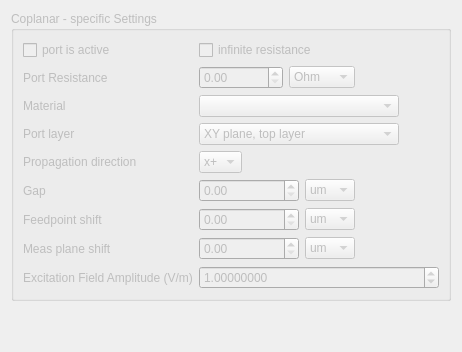
               <widget class="QWidget" name="Coplanar">
                <attribute name="title">
                 <string>Coplanar</string>
                </attribute>
                <layout class="QVBoxLayout" name="verticalLayout_30">
                 <item>
                  <widget class="QGroupBox" name="coplanarPortSettingsGroup">
                   <property name="enabled">
                    <bool>false</bool>
                   </property>
                   <property name="title">
                    <string>Coplanar - specific Settings</string>
                   </property>
                   <layout class="QGridLayout" name="gridLayout_19">
                    <item row="2" column="0">
                     <widget class="QLabel" name="label_77">
                      <property name="text">
                       <string>Material</string>
                      </property>
                     </widget>
                    </item>
                    <item row="5" column="1">
                     <layout class="QHBoxLayout" name="horizontalLayout_34">
                      <item>
                       <widget class="QDoubleSpinBox" name="coplanarPortGapValue">
                        <property name="minimumSize">
                         <size>
                          <width>100</width>
                          <height>0</height>
                         </size>
                        </property>
                        <property name="maximum">
                         <double>1000000.000000000000000</double>
                        </property>
                       </widget>
                      </item>
                      <item>
                       <widget class="QComboBox" name="coplanarPortGapUnits">
                        <property name="currentIndex">
                         <number>3</number>
                        </property>
                        <item>
                         <property name="text">
                          <string>m</string>
                         </property>
                        </item>
                        <item>
                         <property name="text">
                          <string>cm</string>
                         </property>
                        </item>
                        <item>
                         <property name="text">
                          <string>mm</string>
                         </property>
                        </item>
                        <item>
                         <property name="text">
                          <string>um</string>
                         </property>
                        </item>
                        <item>
                         <property name="text">
                          <string>nm</string>
                         </property>
                        </item>
                        <item>
                         <property name="text">
                          <string>pm</string>
                         </property>
                        </item>
                       </widget>
                      </item>
                      <item>
                       <spacer name="horizontalSpacer_28">
                        <property name="orientation">
                         <enum>Qt::Orientation::Horizontal</enum>
                        </property>
                        <property name="sizeHint" stdset="0">
                         <size>
                          <width>40</width>
                          <height>20</height>
                         </size>
                        </property>
                       </spacer>
                      </item>
                     </layout>
                    </item>
                    <item row="5" column="0">
                     <widget class="QLabel" name="label_79">
                      <property name="text">
                       <string>Gap</string>
                      </property>
                     </widget>
                    </item>
                    <item row="0" column="0">
                     <widget class="QCheckBox" name="coplanarPortActive">
                      <property name="text">
                       <string>port is active</string>
                      </property>
                     </widget>
                    </item>
                    <item row="6" column="1">
                     <layout class="QHBoxLayout" name="horizontalLayout_39">
                      <item>
                       <widget class="QDoubleSpinBox" name="coplanarPortFeedpointShiftValue">
                        <property name="minimumSize">
                         <size>
                          <width>100</width>
                          <height>0</height>
                         </size>
                        </property>
                        <property name="maximum">
                         <double>1000000.000000000000000</double>
                        </property>
                       </widget>
                      </item>
                      <item>
                       <widget class="QComboBox" name="coplanarPortFeedpointShiftUnits">
                        <property name="currentIndex">
                         <number>3</number>
                        </property>
                        <item>
                         <property name="text">
                          <string>m</string>
                         </property>
                        </item>
                        <item>
                         <property name="text">
                          <string>cm</string>
                         </property>
                        </item>
                        <item>
                         <property name="text">
                          <string>mm</string>
                         </property>
                        </item>
                        <item>
                         <property name="text">
                          <string>um</string>
                         </property>
                        </item>
                        <item>
                         <property name="text">
                          <string>nm</string>
                         </property>
                        </item>
                        <item>
                         <property name="text">
                          <string>pm</string>
                         </property>
                        </item>
                       </widget>
                      </item>
                      <item>
                       <spacer name="horizontalSpacer_33">
                        <property name="orientation">
                         <enum>Qt::Orientation::Horizontal</enum>
                        </property>
                        <property name="sizeHint" stdset="0">
                         <size>
                          <width>40</width>
                          <height>20</height>
                         </size>
                        </property>
                       </spacer>
                      </item>
                     </layout>
                    </item>
                    <item row="7" column="1">
                     <layout class="QHBoxLayout" name="horizontalLayout_38">
                      <item>
                       <widget class="QDoubleSpinBox" name="coplanarPortMeasureShiftValue">
                        <property name="minimumSize">
                         <size>
                          <width>100</width>
                          <height>0</height>
                         </size>
                        </property>
                        <property name="maximum">
                         <double>1000000.000000000000000</double>
                        </property>
                       </widget>
                      </item>
                      <item>
                       <widget class="QComboBox" name="coplanarPortMeasureShiftUnits">
                        <property name="currentIndex">
                         <number>3</number>
                        </property>
                        <item>
                         <property name="text">
                          <string>m</string>
                         </property>
                        </item>
                        <item>
                         <property name="text">
                          <string>cm</string>
                         </property>
                        </item>
                        <item>
                         <property name="text">
                          <string>mm</string>
                         </property>
                        </item>
                        <item>
                         <property name="text">
                          <string>um</string>
                         </property>
                        </item>
                        <item>
                         <property name="text">
                          <string>nm</string>
                         </property>
                        </item>
                        <item>
                         <property name="text">
                          <string>pm</string>
                         </property>
                        </item>
                       </widget>
                      </item>
                      <item>
                       <spacer name="horizontalSpacer_32">
                        <property name="orientation">
                         <enum>Qt::Orientation::Horizontal</enum>
                        </property>
                        <property name="sizeHint" stdset="0">
                         <size>
                          <width>40</width>
                          <height>20</height>
                         </size>
                        </property>
                       </spacer>
                      </item>
                     </layout>
                    </item>
                    <item row="7" column="0">
                     <widget class="QLabel" name="label_83">
                      <property name="text">
                       <string>Meas plane shift</string>
                      </property>
                     </widget>
                    </item>
                    <item row="2" column="1">
                     <layout class="QHBoxLayout" name="horizontalLayout_51">
                      <item>
                       <widget class="QComboBox" name="coplanarPortMaterialComboBox">
                        <property name="minimumSize">
                         <size>
                          <width>200</width>
                          <height>0</height>
                         </size>
                        </property>
                       </widget>
                      </item>
                      <item>
                       <spacer name="horizontalSpacer_43">
                        <property name="orientation">
                         <enum>Qt::Orientation::Horizontal</enum>
                        </property>
                        <property name="sizeType">
                         <enum>QSizePolicy::Policy::Expanding</enum>
                        </property>
                        <property name="sizeHint" stdset="0">
                         <size>
                          <width>40</width>
                          <height>20</height>
                         </size>
                        </property>
                       </spacer>
                      </item>
                     </layout>
                    </item>
                    <item row="3" column="0">
                     <widget class="QLabel" name="label_89">
                      <property name="text">
                       <string>Port layer</string>
                      </property>
                     </widget>
                    </item>
                    <item row="6" column="0">
                     <widget class="QLabel" name="label_82">
                      <property name="text">
                       <string>Feedpoint shift</string>
                      </property>
                     </widget>
                    </item>
                    <item row="4" column="0">
                     <widget class="QLabel" name="label_78">
                      <property name="text">
                       <string>Propagation direction</string>
                      </property>
                     </widget>
                    </item>
                    <item row="3" column="1">
                     <layout class="QHBoxLayout" name="horizontalLayout_44">
                      <item>
                       <widget class="QComboBox" name="coplanarPortDirection">
                        <property name="minimumSize">
                         <size>
                          <width>200</width>
                          <height>0</height>
                         </size>
                        </property>
                        <property name="currentText">
                         <string>XY plane, top layer</string>
                        </property>
                        <item>
                         <property name="text">
                          <string>XY plane, top layer</string>
                         </property>
                        </item>
                        <item>
                         <property name="text">
                          <string>XY plane, bottom layer</string>
                         </property>
                        </item>
                        <item>
                         <property name="text">
                          <string>XZ plane, front layer</string>
                         </property>
                        </item>
                        <item>
                         <property name="text">
                          <string>XZ plane, back layer</string>
                         </property>
                        </item>
                        <item>
                         <property name="text">
                          <string>YZ plane, right layer</string>
                         </property>
                        </item>
                        <item>
                         <property name="text">
                          <string>YZ plane, left layer</string>
                         </property>
                        </item>
                       </widget>
                      </item>
                      <item>
                       <spacer name="horizontalSpacer_36">
                        <property name="orientation">
                         <enum>Qt::Orientation::Horizontal</enum>
                        </property>
                        <property name="sizeType">
                         <enum>QSizePolicy::Policy::Expanding</enum>
                        </property>
                        <property name="sizeHint" stdset="0">
                         <size>
                          <width>40</width>
                          <height>20</height>
                         </size>
                        </property>
                       </spacer>
                      </item>
                     </layout>
                    </item>
                    <item row="4" column="1">
                     <layout class="QHBoxLayout" name="horizontalLayout_52">
                      <item>
                       <widget class="QComboBox" name="coplanarPortPropagationComboBox">
                        <property name="minimumSize">
                         <size>
                          <width>0</width>
                          <height>0</height>
                         </size>
                        </property>
                        <item>
                         <property name="text">
                          <string>x+</string>
                         </property>
                        </item>
                        <item>
                         <property name="text">
                          <string>x-</string>
                         </property>
                        </item>
                        <item>
                         <property name="text">
                          <string>y+</string>
                         </property>
                        </item>
                        <item>
                         <property name="text">
                          <string>y-</string>
                         </property>
                        </item>
                        <item>
                         <property name="text">
                          <string>z+</string>
                         </property>
                        </item>
                        <item>
                         <property name="text">
                          <string>z-</string>
                         </property>
                        </item>
                       </widget>
                      </item>
                      <item>
                       <spacer name="horizontalSpacer_44">
                        <property name="orientation">
                         <enum>Qt::Orientation::Horizontal</enum>
                        </property>
                        <property name="sizeHint" stdset="0">
                         <size>
                          <width>40</width>
                          <height>20</height>
                         </size>
                        </property>
                       </spacer>
                      </item>
                     </layout>
                    </item>
                    <item row="1" column="1">
                     <layout class="QHBoxLayout" name="horizontalLayout_43">
                      <property name="leftMargin">
                       <number>0</number>
                      </property>
                      <property name="topMargin">
                       <number>0</number>
                      </property>
                      <property name="rightMargin">
                       <number>0</number>
                      </property>
                      <property name="bottomMargin">
                       <number>0</number>
                      </property>
                      <item>
                       <widget class="QDoubleSpinBox" name="coplanarPortResistanceValue">
                        <property name="maximum">
                         <double>10000000000.000000000000000</double>
                        </property>
                       </widget>
                      </item>
                      <item>
                       <widget class="QComboBox" name="coplanarPortResistanceUnits">
                        <property name="currentText">
                         <string>Ohm</string>
                        </property>
                        <item>
                         <property name="text">
                          <string>Ohm</string>
                         </property>
                        </item>
                        <item>
                         <property name="text">
                          <string>uOhm</string>
                         </property>
                        </item>
                        <item>
                         <property name="text">
                          <string>mOhm</string>
                         </property>
                        </item>
                        <item>
                         <property name="text">
                          <string>kOhm</string>
                         </property>
                        </item>
                        <item>
                         <property name="text">
                          <string>MOhm</string>
                         </property>
                        </item>
                        <item>
                         <property name="text">
                          <string>GOhm</string>
                         </property>
                        </item>
                       </widget>
                      </item>
                      <item>
                       <spacer name="horizontalSpacer_35">
                        <property name="orientation">
                         <enum>Qt::Orientation::Horizontal</enum>
                        </property>
                        <property name="sizeHint" stdset="0">
                         <size>
                          <width>40</width>
                          <height>20</height>
                         </size>
                        </property>
                       </spacer>
                      </item>
                     </layout>
                    </item>
                    <item row="1" column="0">
                     <widget class="QLabel" name="label_88">
                      <property name="text">
                       <string>Port Resistance</string>
                      </property>
                     </widget>
                    </item>
                    <item row="8" column="0">
                     <widget class="QLabel" name="label_112">
                      <property name="text">
                       <string>Excitation Field Amplitude (V/m)</string>
                      </property>
                     </widget>
                    </item>
                    <item row="0" column="1">
                     <widget class="QCheckBox" name="coplanarPortInfinitResistance">
                      <property name="text">
                       <string>infinite resistance</string>
                      </property>
                     </widget>
                    </item>
                    <item row="8" column="1">
                     <widget class="QDoubleSpinBox" name="coplanarPortExcitationAmplitude">
                      <property name="decimals">
                       <number>8</number>
                      </property>
                      <property name="minimum">
                       <double>-10000000000.000000000000000</double>
                      </property>
                      <property name="maximum">
                       <double>10000000000.000000000000000</double>
                      </property>
                      <property name="singleStep">
                       <double>0.100000000000000</double>
                      </property>
                      <property name="value">
                       <double>1.000000000000000</double>
                      </property>
                     </widget>
                    </item>
                   </layout>
                  </widget>
                 </item>
                 <item>
                  <spacer name="verticalSpacer_18">
                   <property name="orientation">
                    <enum>Qt::Orientation::Vertical</enum>
                   </property>
                   <property name="sizeHint" stdset="0">
                    <size>
                     <width>20</width>
                     <height>40</height>
                    </size>
                   </property>
                  </spacer>
                 </item>
                </layout>
               </widget>
